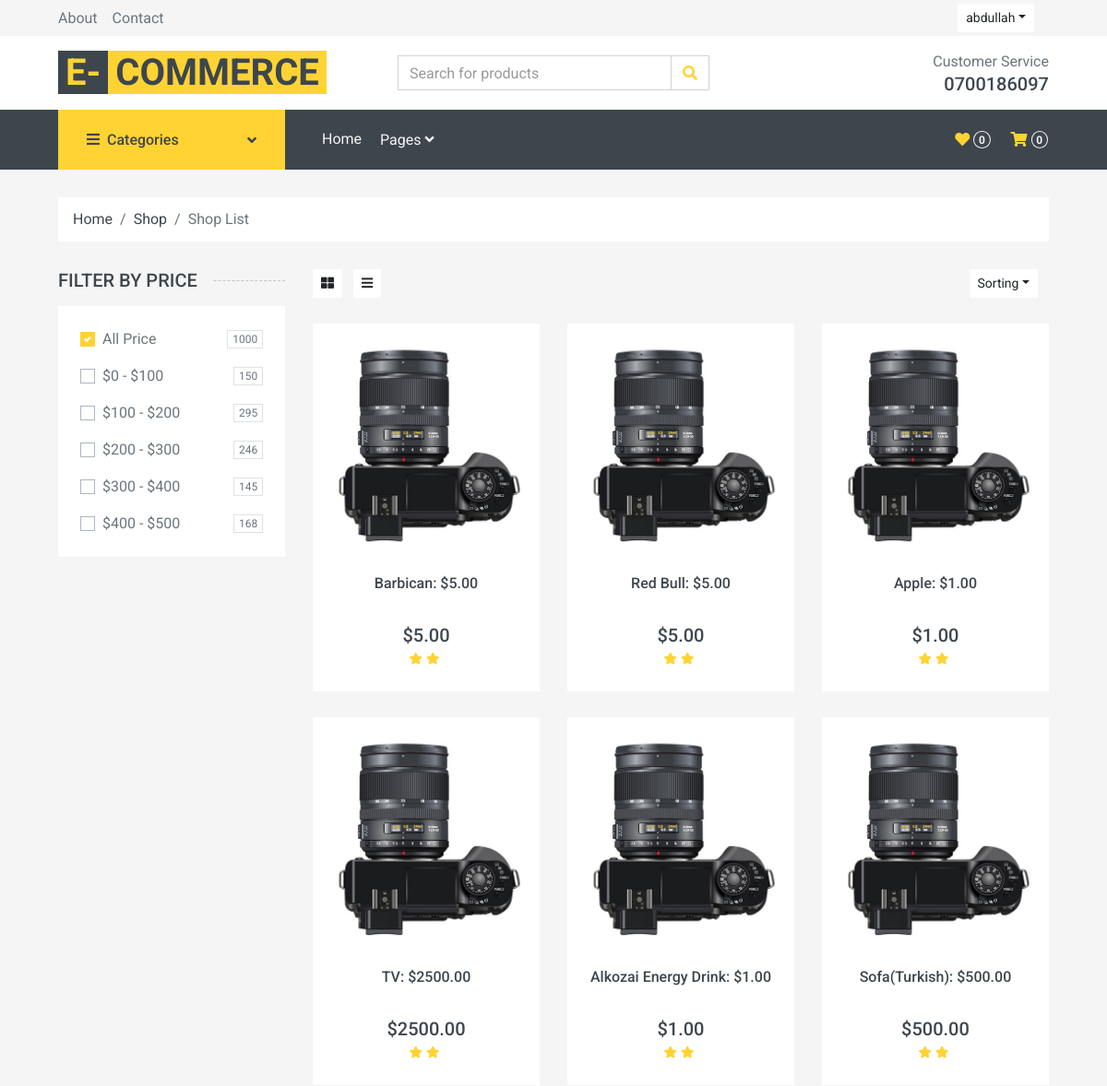
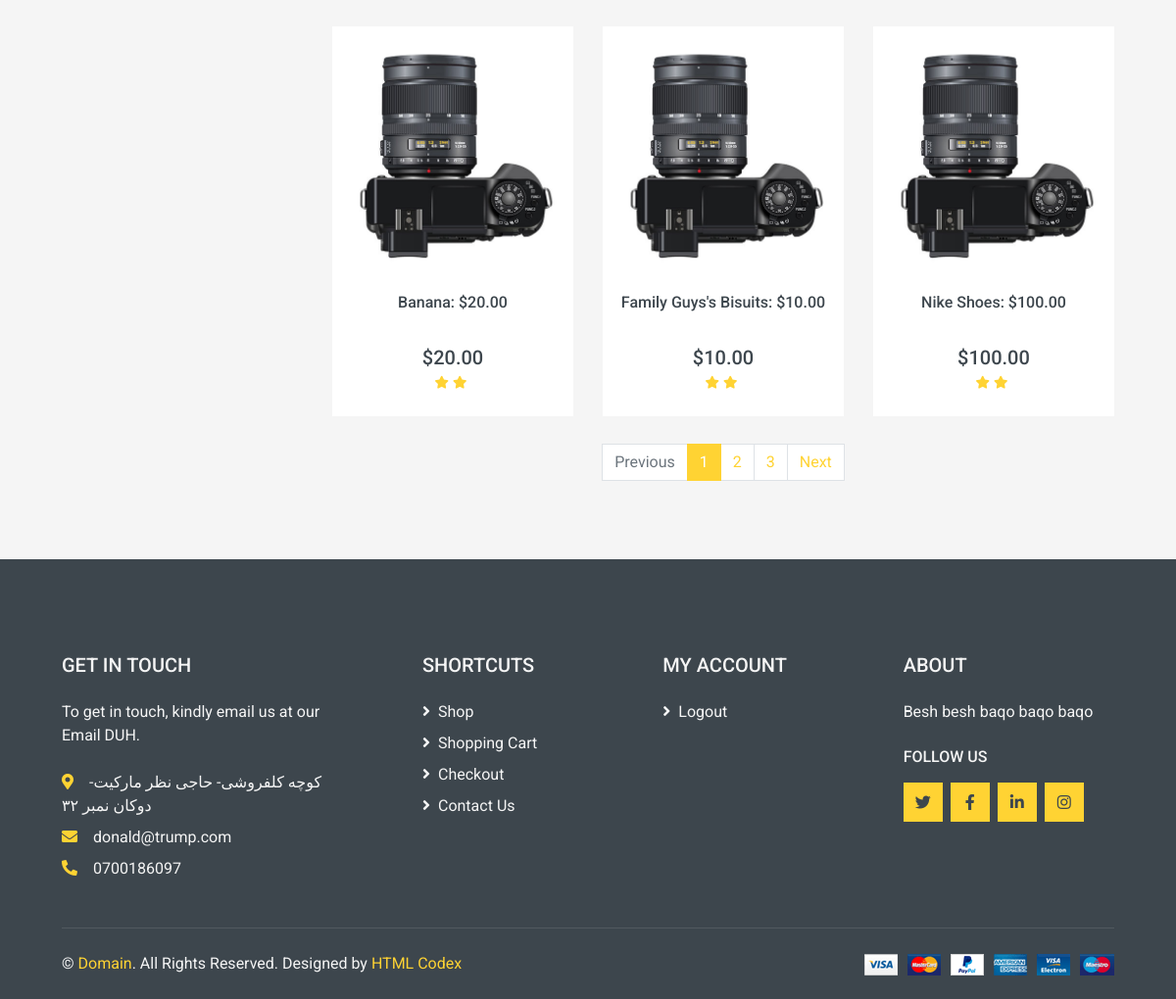
/product/ (signed in), run on the app's committed database (2 pictures, top to bottom).
### items/models.py (models this page shows, shortened)
class Product(models.Model):
    name = models.CharField(max_length=69)
    distributor = models.ForeignKey(Companie, on_delete=models.CASCADE)
    image = models.ImageField(blank=True,null=True,default='avatar.svg')
    price = models.DecimalField(
        max_digits=10, decimal_places=2, null=True, default='29.99')
    category = models.ForeignKey(Category,on_delete=models.CASCADE,null=True)
    def __str__(self):
        return str(self.name) + ": $" + str(self.price)

### items/views.py (the view)
# urls.py: path("product/", views.product, name='product'),
def product(request):
    q = request.GET.get('q') if request.GET.get('q') != None else ''
    product = Product.objects.filter(Q(name__icontains=q) |
                                     Q(category__name__icontains=q))
    context = {'product': product}
    return render(request, 'product.html', context)

### templates/product.html (shortened to what this page needs)
<!DOCTYPE html>
<html lang="en">
<head>
    <link rel="stylesheet" href="\static\css\style.css">
    <link href="https://cdnjs.cloudflare.com/ajax/libs/font-awesome/5.10.0/css/all.min.css" rel="stylesheet">
    <link href="\static\lib\animate\animate.min.css" rel="stylesheet">
    <link href="\static\lib\owlcarousel\assets\owl.carousel.min.css" rel="stylesheet">
    <link href="\static\css\style.css" rel="stylesheet">
</head>
<body>
    <div class="container-fluid">
        <div class="row bg-secondary py-1 px-xl-5">
            <div class="col-lg-6 d-none d-lg-block">
                <div class="d-inline-flex align-items-center h-100">
                    <a class="text-body mr-3" href="">About</a>
                    <a class="text-body mr-3" href="">Contact</a>
                </div>
            </div>
            <div class="col-lg-6 text-center text-lg-right">
                <div class="d-inline-flex align-items-center">
                    <div class="btn-group">
                        <button type="button" class="btn btn-sm btn-light dropdown-toggle" data-toggle="dropdown">{{user.username}}</button>
                    </div>
                </div>
            </div>
        </div>
        <div class="row align-items-center bg-light py-3 px-xl-5 d-none d-lg-flex">
            <div class="col-lg-4">
                <a href="" class="text-decoration-none">
                    <span class="h1 text-uppercase text-primary bg-dark px-2">E-</span>
                    <span class="h1 text-uppercase text-dark bg-primary px-2 ml-n1">Commerce</span>
                </a>
            </div>
            <div class="col-lg-4 col-6 text-left">
                <form action="">
                    <div class="input-group">
                        <input
                        type="text"
                        class="form-control"
                        placeholder="Search for products"
                        name = 'q'
                      />
                        <div class="input-group-append">
                            <span class="input-group-text bg-transparent text-primary">
                                <i class="fa fa-search"></i>
                            </span>
                        </div>
                    </div>
                </form>
            </div>
            <div class="col-lg-4 col-6 text-right">
                <p class="m-0">Customer Service</p>
                <h5 class="m-0">0700186097</h5>
            </div>
        </div>
    </div>
    <div class="container-fluid bg-dark mb-30">
        <div class="row px-xl-5">
            <div class="col-lg-3 d-none d-lg-block">
                <a class="btn d-flex align-items-center justify-content-between bg-primary w-100" data-toggle="collapse" href="#navbar-vertical" style="height: 65px; padding: 0 30px;">
                    <h6 class="text-dark m-0"><i class="fa fa-bars mr-2"></i>Categories</h6>
                    <i class="fa fa-angle-down text-dark"></i>
                </a>
            </div>
            <div class="col-lg-9">
                <nav class="navbar navbar-expand-lg bg-dark navbar-dark py-3 py-lg-0 px-0">
                    <div class="collapse navbar-collapse justify-content-between" id="navbarCollapse">
                        <div class="navbar-nav mr-auto py-0">
                            <a href="{% url 'home' %}" class="nav-item nav-link">Home</a>
                            <div class="nav-item dropdown">
                                <a href="#" class="nav-link dropdown-toggle" data-toggle="dropdown">Pages <i class="fa fa-angle-down mt-1"></i></a>
                            </div>
                        </div>
                        <div class="navbar-nav ml-auto py-0 d-none d-lg-block">
                            <a href="" class="btn px-0">
                                <i class="fas fa-heart text-primary"></i>
                                <span class="badge text-secondary border border-secondary rounded-circle" style="padding-bottom: 2px;">0</span>
                            </a>
                            <a href="" class="btn px-0 ml-3">
                                <i class="fas fa-shopping-cart text-primary"></i>
                                <span class="badge text-secondary border border-secondary rounded-circle" style="padding-bottom: 2px;">0</span>
                            </a>
                        </div>
                    </div>
                </nav>
            </div>
        </div>
    </div>
    <div class="container-fluid">
        <div class="row px-xl-5">
            <div class="col-12">
                <nav class="breadcrumb bg-light mb-30">
                    <a class="breadcrumb-item text-dark" href="{% url 'home' %}">Home</a>
                    <a class="breadcrumb-item text-dark" href="{% url 'product' %}">Shop</a>
                    <span class="breadcrumb-item active">Shop List</span>
                </nav>
            </div>
        </div>
    </div>
    <div class="container-fluid">
        <div class="row px-xl-5">
            <div class="col-lg-3 col-md-4">
                <h5 class="section-title position-relative text-uppercase mb-3"><span class="bg-secondary pr-3">Filter by price</span></h5>
                <div class="bg-light p-4 mb-30">
                    <form>
                        <div class="custom-control custom-checkbox d-flex align-items-center justify-content-between mb-3">
                            <label class="custom-control-label" for="price-all">All Price</label>
                            <span class="badge border font-weight-normal">1000</span>
                        </div>
                        <div class="custom-control custom-checkbox d-flex align-items-center justify-content-between mb-3">
                            <label class="custom-control-label" for="price-1">$0 - $100</label>
                            <span class="badge border font-weight-normal">150</span>
                        </div>
                        <div class="custom-control custom-checkbox d-flex align-items-center justify-content-between mb-3">
                            <label class="custom-control-label" for="price-2">$100 - $200</label>
                            <span class="badge border font-weight-normal">295</span>
                        </div>
                        <div class="custom-control custom-checkbox d-flex align-items-center justify-content-between mb-3">
                            <label class="custom-control-label" for="price-3">$200 - $300</label>
                            <span class="badge border font-weight-normal">246</span>
                        </div>
                        <div class="custom-control custom-checkbox d-flex align-items-center justify-content-between mb-3">
                            <label class="custom-control-label" for="price-4">$300 - $400</label>
                            <span class="badge border font-weight-normal">145</span>
                        </div>
                        <div class="custom-control custom-checkbox d-flex align-items-center justify-content-between">
                            <label class="custom-control-label" for="price-5">$400 - $500</label>
                            <span class="badge border font-weight-normal">168</span>
                        </div>
                    </form>
                </div>
            </div>
            <div class="col-lg-9 col-md-8">
                <div class="row pb-3">
                    <div class="col-12 pb-1">
                        <div class="d-flex align-items-center justify-content-between mb-4">
                            <div>
                                <button class="btn btn-sm btn-light"><i class="fa fa-th-large"></i></button>
                                <button class="btn btn-sm btn-light ml-2"><i class="fa fa-bars"></i></button>
                            </div>
                            <div class="ml-2">
                                <div class="btn-group">
                                    <button type="button" class="btn btn-sm btn-light dropdown-toggle" data-toggle="dropdown">Sorting</button>
                                </div>
                            </div>
                        </div>
                    </div>
                    {% for item in product %}
                    <div class="col-lg-4 col-md-6 col-sm-6 pb-1">
                        <div class="product-item bg-light mb-4">
                            <div class="product-img position-relative overflow-hidden">
                                <img class="img-fluid w-100" src="img/product-1.jpg" alt="">
                                <div class="product-action">
                                </div>
                            </div>
                            <div class="text-center py-4">
                                <a class="h6 text-decoration-none text-truncate" href="">{{item}}</a>
                                <br>
                                <br>
                                <div class="d-flex align-items-center justify-content-center mt-2">
                                    <h5>${{item.price}}</h5>
                                </div>
                                <div class="d-flex align-items-center justify-content-center mb-1">
                                    <small class="fa fa-star text-primary mr-1"></small>
                                    <small class="fa fa-star text-primary mr-1"></small>
                                </div>
                            </div>
                        </div>
                    </div>
                    {% endfor %}
                    <div class="col-12">
                        <nav>
                          <ul class="pagination justify-content-center">
                            <li class="page-item disabled"><a class="page-link" href="#">Previous</span></a></li>
                            <li class="page-item active"><a class="page-link" href="#">1</a></li>
                            <li class="page-item"><a class="page-link" href="#">2</a></li>
                            <li class="page-item"><a class="page-link" href="#">3</a></li>
                            <li class="page-item"><a class="page-link" href="#">Next</a></li>
                          </ul>
                        </nav>
                    </div>
                </div>
            </div>
        </div>
    </div>
    <div class="container-fluid bg-dark text-secondary mt-5 pt-5">
        <div class="row px-xl-5 pt-5">
          <div class="col-lg-4 col-md-12 mb-5 pr-3 pr-xl-5">
            <h5 class="text-secondary text-uppercase mb-4">Get In Touch</h5>
            <p class="mb-4">
              To get in touch, kindly email us at our Email DUH.
            </p>
            <p class="mb-2">
              <i class="fa fa-map-marker-alt text-primary mr-3"></i>کوچه کلفروشی- حاجی نظر مارکیت- دوکان نمبر ۳۲
            </p>
            <p class="mb-2">
              <i class="fa fa-envelope text-primary mr-3"></i>donald@trump.com
            </p>
            <p class="mb-0">
              <i class="fa fa-phone-alt text-primary mr-3"></i>0700186097
            </p>
          </div>
          <div class="col-lg-8 col-md-12">
            <div class="row">
              <div class="col-md-4 mb-5">
                <h5 class="text-secondary text-uppercase mb-4">Shortcuts</h5>
                <div class="d-flex flex-column justify-content-start">
                  <a class="text-secondary mb-2" href="{% url 'product' %}"
                    ><i class="fa fa-angle-right mr-2"></i>Shop</a
                  >
                  <a class="text-secondary mb-2" href="#"
                    ><i class="fa fa-angle-right mr-2"></i>Shopping Cart</a
                  >
                  <a class="text-secondary mb-2" href="#"
                    ><i class="fa fa-angle-right mr-2"></i>Checkout</a
                  >
                  <a class="text-secondary" href="{% url 'contact' %}"
                    ><i class="fa fa-angle-right mr-2"></i>Contact Us</a
                  >
                </div>
              </div>
              <div class="col-md-4 mb-5">
                <h5 class="text-secondary text-uppercase mb-4">My Account</h5>
                <div class="d-flex flex-column justify-content-start">
                  {% if user.is_authenticated %}
                  <div class="d-flex flex-column justify-content-start">
                    <a class="text-secondary mb-2" href="{% url 'sign-out' %}"
                    ><i class="fa fa-angle-right mr-2"></i>Logout</a
                  >
                  </div>
                  {% endif %}
                </div>
              </div>
              <div class="col-md-4 mb-5">
                <h5 class="text-secondary text-uppercase mb-4">About</h5>
                <p>Besh besh baqo baqo baqo</p>
                <h6 class="text-secondary text-uppercase mt-4 mb-3">Follow Us</h6>
                <div class="d-flex">
                  <a class="btn btn-primary btn-square mr-2" href="#"
                    ><i class="fab fa-twitter"></i
                  ></a>
                  <a class="btn btn-primary btn-square mr-2" href="#"
                    ><i class="fab fa-facebook-f"></i
                  ></a>
                  <a class="btn btn-primary btn-square mr-2" href="#"
                    ><i class="fab fa-linkedin-in"></i
                  ></a>
                  <a class="btn btn-primary btn-square" href="#"
                    ><i class="fab fa-instagram"></i
                  ></a>
                </div>
              </div>
            </div>
          </div>
        </div>
        <div
          class="row border-top mx-xl-5 py-4"
          style="border-color: rgba(256, 256, 256, 0.1) !important"
        >
          <div class="col-md-6 px-xl-0">
            <p class="mb-md-0 text-center text-md-left text-secondary">
              &copy; <a class="text-primary" href="#">Domain</a>. All Rights
              Reserved. Designed by
              <a class="text-primary" href="https://htmlcodex.com">HTML Codex</a>
            </p>
          </div>
          <div class="col-md-6 px-xl-0 text-center text-md-right">
            <img class="img-fluid" src="img/payments.png" alt="" />
          </div>
        </div>
      </div>
</body>
</html>

### data on the page
Product: name+price "Barbican: $5.00", price "5.00"
Product: name+price "Red Bull: $5.00", price "5.00"
Product: name+price "Apple: $1.00", price "1.00"
Product: name+price "TV: $2500.00", price "2500.00"
Product: name+price "Alkozai Energy Drink: $1.00", price "1.00"
Product: name+price "Sofa(Turkish): $500.00", price "500.00"
Product: name+price "Banana: $20.00", price "20.00"
Product: name+price "Family Guys's Bisuits: $10.00", price "10.00"
Product: name+price "Nike Shoes: $100.00", price "100.00"

### other printed values
{{ user.username }} "abdullah"
